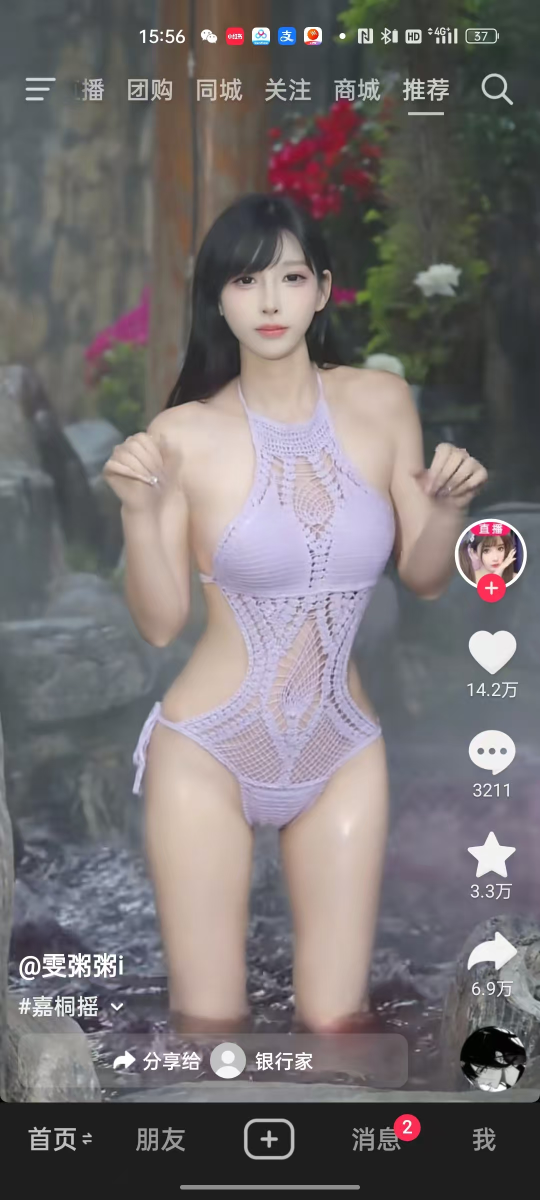
#> input picture assets/source/official-presets-src/ref-01.jpg, 1080 x 2400 px (shown at 1/2 size)
$ python process-official-presets.py
#> lines starting #> are read from the running program, lines starting #| are printed output that depends on the picture
from pathlib import Path
from PIL import Image, ImageFilter, ImageDraw

ROOT = Path(__file__).resolve().parents[1]
SRC = ROOT / "assets" / "source" / "official-presets-src"
OUT = ROOT / "assets" / "generated" / "characters" / "official"

CROPS = {
    "ref-01.jpg": ("crop-01.jpg", (95, 320, 875, 2050)),
    "ref-02.jpg": ("crop-02.jpg", (55, 305, 880, 1720)),
    "ref-03.jpg": ("crop-03.jpg", (145, 420, 935, 1995)),
}

def make_crops():
    SRC.mkdir(parents=True, exist_ok=True)
    for src_name, (out_name, box) in CROPS.items():
        image = Image.open(SRC / src_name).convert("RGB")
#> image is the input picture: PIL image 1080x2400 RGB; mean R, G, B 116.6, 111.6, 112.9
        crop = image.crop(box)
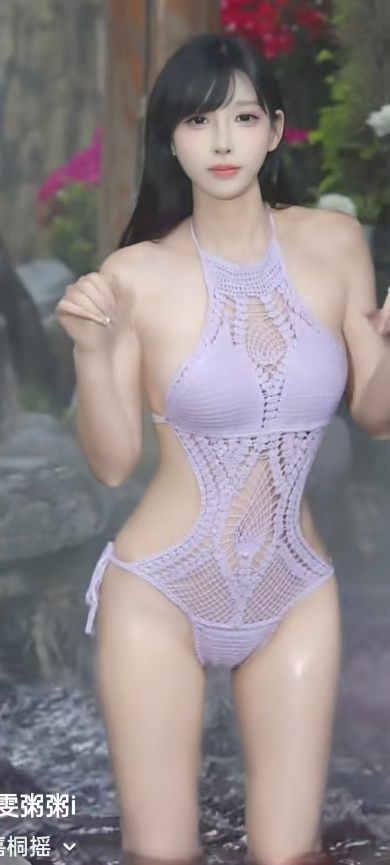
#> crop: PIL image 780x1730 RGB (shown at 1/2 size); mean R, G, B 140.6, 132.3, 134.1
        # Light cleanup for compression/UI softness before sending as reference.
        crop = crop.filter(ImageFilter.UnsharpMask(radius=1.2, percent=80, threshold=4))
        crop.save(SRC / out_name, quality=94, subsampling=1)
#> pass 2 of the loop in make_crops, `for src_name, (out_name, box) in CROPS.items():`:
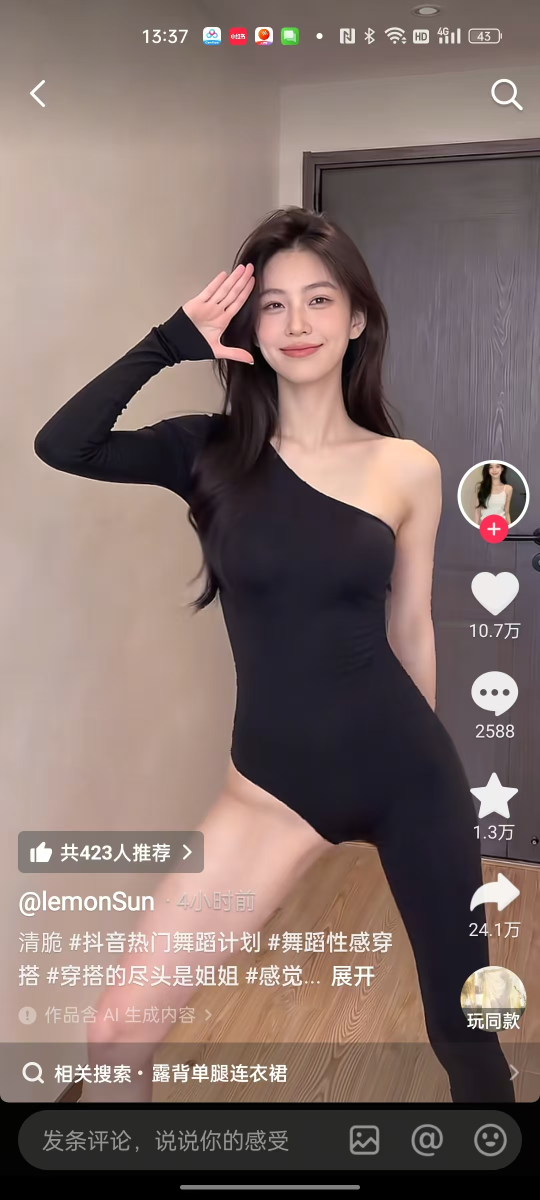
#> input picture assets/source/official-presets-src/ref-02.jpg, 1080 x 2400 px (shown at 1/2 size)
#> in make_crops, image is the input picture: PIL image 1080x2400 RGB; mean R, G, B 128.9, 110.9, 106.3
#> in make_crops, `crop = image.crop(box)`:
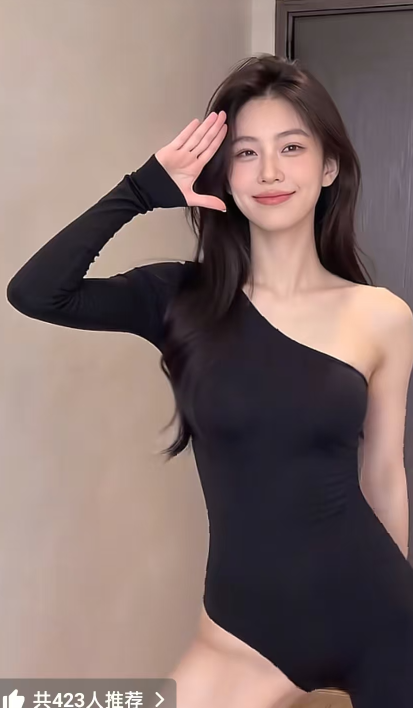
#> crop: PIL image 825x1415 RGB (shown at 1/2 size); mean R, G, B 129.6, 110.3, 107.1
#> pass 3 of the loop in make_crops, `for src_name, (out_name, box) in CROPS.items():`:
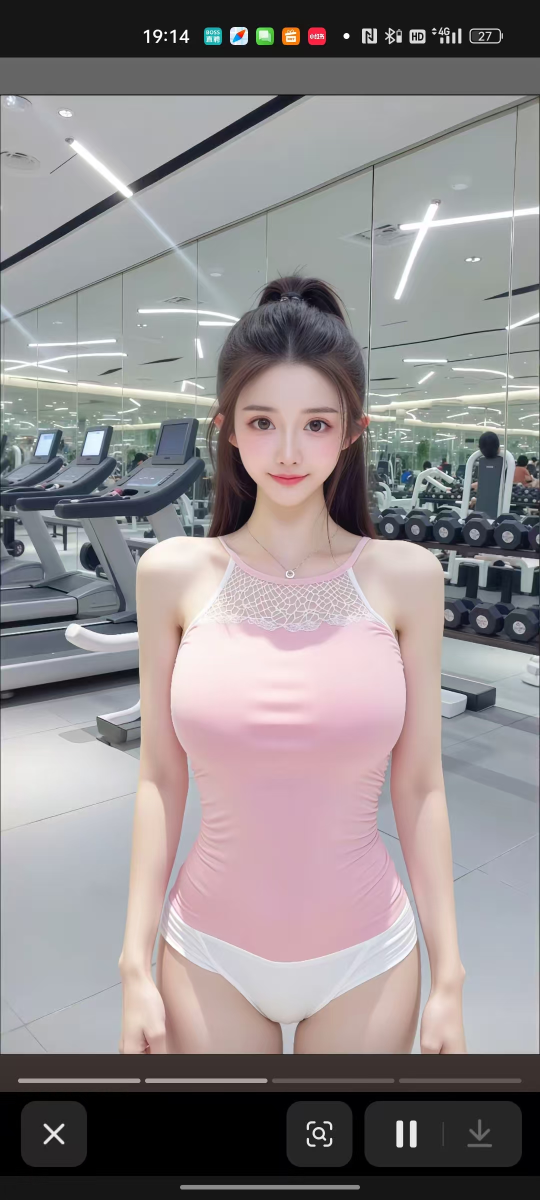
#> input picture assets/source/official-presets-src/ref-03.jpg, 1080 x 2400 px (shown at 1/2 size)
#> in make_crops, image is the input picture: PIL image 1080x2400 RGB; mean R, G, B 144, 138.4, 139.9
#> in make_crops, `crop = image.crop(box)`:
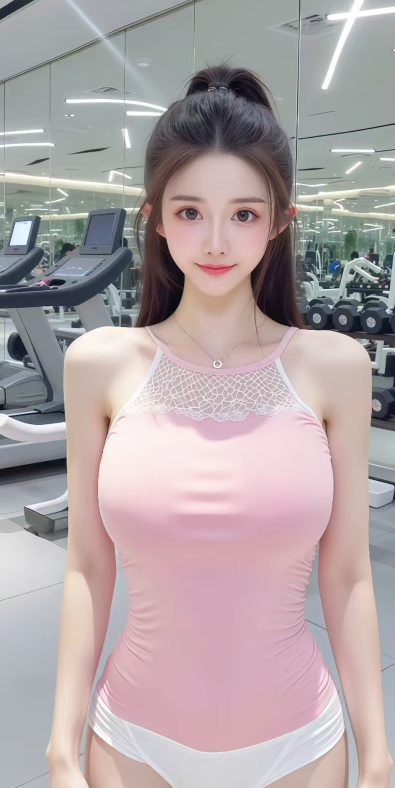
#> crop: PIL image 790x1575 RGB (shown at 1/2 size); mean R, G, B 176.3, 164, 165.9

def key_distance(pixel, key):
    return sum((int(pixel[i]) - int(key[i])) ** 2 for i in range(3))

# [8 lines left out: function sample_key, not called in this run]

def is_near_white(r, g, b):
    return r > 218 and g > 218 and b > 205 and max(r, g, b) - min(r, g, b) < 68

def is_chroma_green(r, g, b):
    return (g > 78 and g > r * 1.13 and g > b * 1.13) or (g > 38 and g > r * 1.55 and g > b * 1.38)

# [134 lines left out: functions keep_subject_components, despill_green_edges, cutout_cell, not called in this run]

def process_sheet(character_id):
    folder = OUT / character_id
    sheet_path = folder / "sheet.png"
    if not sheet_path.exists():
        return False
    image = Image.open(sheet_path).convert("RGBA")
    cols, rows = 4, 2
    cell_w, cell_h = image.width // cols, image.height // rows
    frames = []
    for index in range(cols * rows):
        x = (index % cols) * cell_w
        y = (index // cols) * cell_h
        cell = image.crop((x, y, x + cell_w, y + cell_h))
        frame = cutout_cell(cell)
        frame.save(folder / f"frame-{index}.png")
        frames.append(frame)
    frames[0].save(folder / "portrait.png")

    preview = Image.new("RGB", (cols * 260, rows * 480), (26, 15, 23))
    for index, frame in enumerate(frames):
        small = frame.resize((256, 480), Image.Resampling.LANCZOS)
        tile = Image.new("RGBA", (260, 480), (26, 15, 23, 255))
        tile.alpha_composite(small, (2, 0))
        preview.paste(tile.convert("RGB"), ((index % cols) * 260, (index // cols) * 480))
    draw = ImageDraw.Draw(preview)
    draw.rectangle((0, 0, preview.width - 1, preview.height - 1), outline=(210, 160, 105), width=2)
    preview.save(folder / "preview-contact.jpg", quality=92)
    return True

def main():
    make_crops()
    processed = []
    for character_id in ["violet", "noir", "rose"]:
        if process_sheet(character_id):
            processed.append(character_id)
#> pass 2 of the loop in main, `for character_id in ["violet", "noir", "rose"]:`:
#> pass 3 of the loop in main, `for character_id in ["violet", "noir", "rose"]:`:
    print("processed", ", ".join(processed) if processed else "crops only")

if __name__ == "__main__":
    main()
